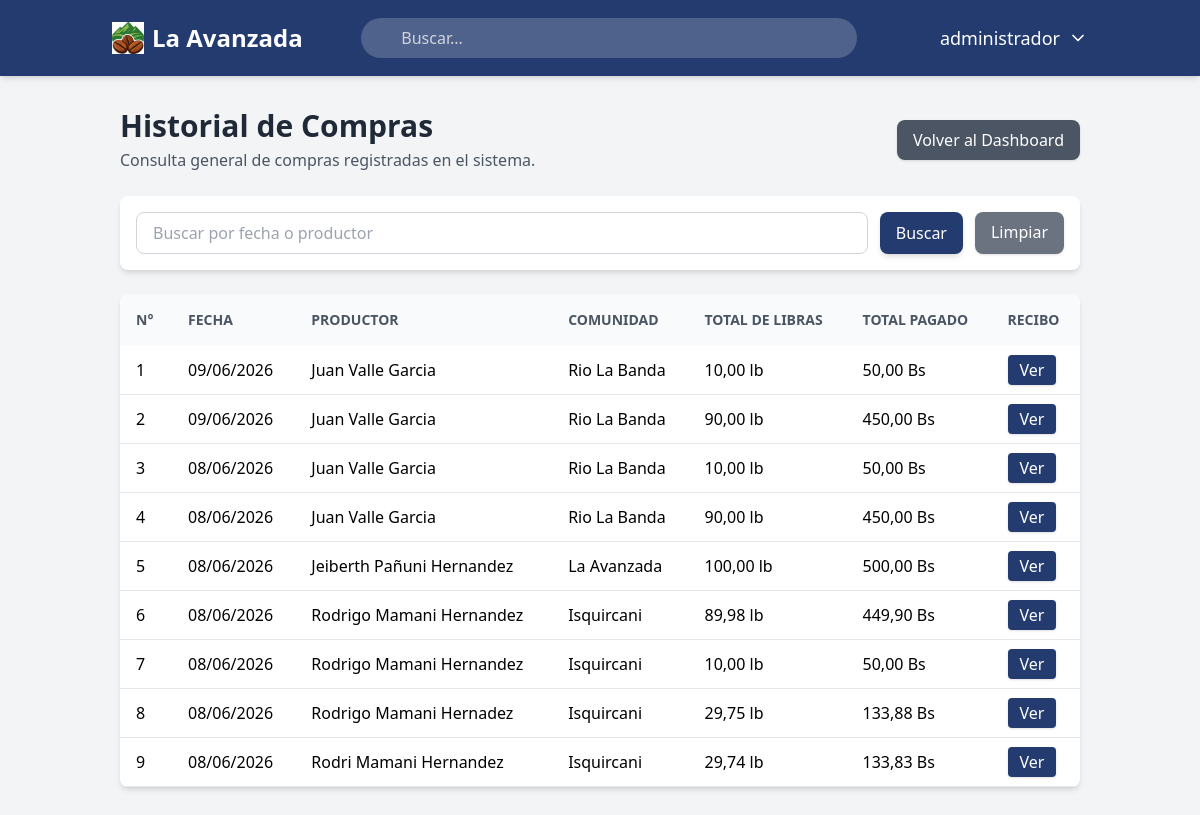
Screenshot of /historial-compras/ (signed in) with the database file from the repository.
### usuarios/models.py (models this page shows)
class Usuario(AbstractUser): # CREAMOS LA CLASE USUARIO
    usuario_id = models.AutoField(primary_key=True) #CAMPO USUARIO ID, ES NUMEROS AUTOMATICOS Y ES LLAVE PRIMARIA
    USERNAME_FIELD = 'username' # CAMPO PARA INICIAR SESION
    class Meta: # CONFIGURACIONES EXTRAS en la bd
        db_table = 'usuarios' # nombre de la tabla
        verbose_name = 'Usuario' # definimos en sigular el modelo dentro del panel de django
        verbose_name_plural = 'Usuarios' # define como se mostrara en plural en django

### compras/models.py (models this page shows, shortened)
class CompraCafe(models.Model):
    id_compra = models.AutoField(primary_key=True) # llave primaria
    productor = models.ForeignKey(
        Productor,
        on_delete=models.PROTECT,
        related_name='compras_cafe',
        verbose_name='Productor'
    )
    comunidad = models.ForeignKey(
        Comunidad,
        on_delete=models.PROTECT,
        related_name='compras_cafe',
        verbose_name='Comunidad'
    )
    fecha_compra = models.DateField(
        verbose_name='Fecha de compra'
    )
    precio_compra = models.DecimalField(
        max_digits=10,
        decimal_places=2,
        verbose_name='Precio de compra por libra'
    )
    total_libras = models.DecimalField(
        max_digits=10,
        decimal_places=2,
        verbose_name='Total de libras'
    )
    total_pagado = models.DecimalField(
        max_digits=12,
        decimal_places=2,
        verbose_name='Total pagado'
    )
    productor_nombre_recibo = models.CharField(
        max_length=300,
        verbose_name='Productor en recibo'
    )
    comunidad_nombre_recibo = models.CharField(
        max_length=150,
        verbose_name='Comunidad en recibo'
    )
    codigo_productor_recibo = models.CharField(
        max_length=20,
        verbose_name='Código del productor en recibo'
    )
    creado_por = models.ForeignKey(
        settings.AUTH_USER_MODEL,
        on_delete=models.SET_NULL,
        null=True,
        blank=True,
        related_name='compras_cafe_creadas',
        verbose_name='Creado por'
    )
    fecha_registro = models.DateTimeField(
        auto_now_add=True,
        verbose_name='Fecha de registro'
    )
    class Meta:
        db_table = 'compras_cafe'
        verbose_name = 'Compra de café'
        verbose_name_plural = 'Compras de café'
        ordering = ['-fecha_compra', '-fecha_registro']

### historial/views.py (the view, shortened to what this page needs)
# urls.py: path('', views.lista_historial_compras, name='lista_historial_compras'),
@login_required
def lista_historial_compras(request):
    permiso = obtener_permiso_historial_compras(request.user)
    if permiso == 0:
        return redirect('dashboard')
    es_administrador_historial = permiso >= 2
    productor_usuario = None
    mensaje_error = None
    if es_administrador_historial:
        compras = CompraCafe.objects.select_related(
            'productor',
            'comunidad'
        ).all()
        buscar = request.GET.get('buscar', '').strip()
    compras = compras.order_by('-fecha_compra', '-fecha_registro')
    paginador = Paginator(compras, 15)
    numero_pagina = request.GET.get('page')
    page_obj = paginador.get_page(numero_pagina)
    contexto = {
        'page_obj': page_obj,
        'buscar': buscar,
        'permiso': permiso,
        'es_administrador_historial': es_administrador_historial,
        'productor_usuario': productor_usuario,
        'mensaje_error': mensaje_error,
    }
    return render(request, 'historial/lista_historial_compras.html', contexto)

### historial/views.py (called while the page is built)
def obtener_permiso_historial_compras(usuario):
    roles_usuario = UsuarioRol.objects.filter(usuario=usuario)
    permiso_maximo = 0
    for usuario_rol in roles_usuario:
        rol = usuario_rol.rol
        permiso_actual = getattr(rol, 'historial_compras', 0)
        if permiso_actual > permiso_maximo:
            permiso_maximo = permiso_actual
    return permiso_maximo

### principal/context_processors.py (called while the page is built)
def obtener_permisos(request):
    permisos = { # los modulos
        'registrar_compras_cafe': 0,
        'historial_compras': 0,
        'comunidades': 0,
        'productores': 0,
        'registro_ventas_cafe': 0,
        'analisis_predicciones': 0,
        'roles_usuarios': 0,
    }
    roles = []
    if request.user.is_authenticated:
        roles_usuario = UsuarioRol.objects.filter(usuario=request.user)
        roles = [usuario_rol.rol.nombre_rol for usuario_rol in roles_usuario]
        for usuario_rol in roles_usuario:
            rol = usuario_rol.rol
            for modulo in permisos.keys():
                permiso_actual = getattr(rol, modulo, 0)
                if permiso_actual > permisos[modulo]:
                    permisos[modulo] = permiso_actual
    return {
        'permisos': permisos,
        'roles': roles,
    }

### historial/templates/historial/lista_historial_compras.html (shortened to what this page needs)
{% extends 'principal/base.html' %}
{% block content %}
<div class="max-w-7xl mx-auto">
  <div class="flex flex-col md:flex-row md:items-center md:justify-between gap-4 mb-6">
    <div>
      {% if es_administrador_historial %}
        <h1 class="text-3xl font-bold text-gray-800">Historial de Compras</h1>
        <p class="text-gray-600 mt-1">
          Consulta general de compras registradas en el sistema.
        </p>
      {% endif %}
    </div>
    <a
      href="{% url 'dashboard' %}"
      class="bg-gray-600 hover:bg-gray-700 text-white px-4 py-2 rounded-lg shadow text-center"
    >
      Volver al Dashboard
    </a>
  </div>
  {% if es_administrador_historial %}
  <div class="bg-white rounded-lg shadow-md p-4 mb-6">
    <form method="get" class="flex flex-col md:flex-row gap-3">
      <input
        type="text"
        name="buscar"
        value="{{ buscar }}"
        placeholder="Buscar por fecha o productor"
        autocomplete="off"
        class="w-full border border-gray-300 rounded-lg px-4 py-2 focus:outline-none focus:ring-2 focus:ring-[#233b6e]"
      />
      <button
        type="submit"
        class="w-full md:w-auto bg-[#233b6e] text-white px-4 py-2 rounded-lg shadow-md hover:bg-[#1a2c53] transition-colors duration-300"
      >
        Buscar
      </button>
      <a
        href="{% url 'historial:lista_historial_compras' %}"
        class="bg-gray-500 hover:bg-gray-600 text-white px-4 py-2 rounded-lg shadow text-center"
      >
        Limpiar
      </a>
    </form>
  </div>
  {% endif %}
  <div class="bg-white rounded-lg shadow-md overflow-hidden">
    <div class="overflow-x-auto">
      <table class="min-w-full border-collapse">
        <thead class="bg-gray-50 text-gray-600 uppercase text-sm">
          <tr>
            <th class="px-4 py-4 text-left font-semibold">N°</th>
            <th class="px-4 py-4 text-left font-semibold">Fecha</th>
            {% if es_administrador_historial %}
              <th class="px-4 py-4 text-left font-semibold">Productor</th>
            {% endif %}
            <th class="px-4 py-4 text-left font-semibold">Comunidad</th>
            <th class="px-4 py-4 text-left font-semibold">Total de libras</th>
            {% if es_administrador_historial %}
              <th class="px-4 py-4 text-left font-semibold">Total pagado</th>
            {% endif %}
            <th class="px-4 py-4 text-left font-semibold">Recibo</th>
          </tr>
        </thead>
        <tbody>
          {% for compra in page_obj %}
          <tr class="border-b hover:bg-gray-50">
            <td class="px-4 py-3">
              {{ page_obj.start_index|add:forloop.counter0 }}
            </td>
            <td class="px-4 py-3">
              {{ compra.fecha_compra|date:"d/m/Y" }}
            </td>
            {% if es_administrador_historial %}
              <td class="px-4 py-3">
                {{ compra.productor_nombre_recibo }}
              </td>
            {% endif %}
            <td class="px-4 py-3">
              {{ compra.comunidad_nombre_recibo }}
            </td>
            <td class="px-4 py-3">
              {{ compra.total_libras|floatformat:2 }} lb
            </td>
            {% if es_administrador_historial %}
              <td class="px-4 py-3">
                {{ compra.total_pagado|floatformat:2 }} Bs
              </td>
            {% endif %}
            <td class="px-4 py-3">
              <a
                href="{% url 'compras:recibo_compra_pdf' compra.pk %}"
                target="_blank"
                class="bg-[#233b6e] hover:bg-[#1a2c53] text-white px-3 py-1 rounded shadow transition-colors duration-300"
              >
                Ver
              </a>
            </td>
          </tr>
          {% endfor %}
        </tbody>
      </table>
    </div>
  </div>
</div>
{% endblock %}

### principal/templates/principal/base.html (shortened to what this page needs)
{% load static %}
<!DOCTYPE html>
<html lang="es">
<head>
    <script src="https://cdn.tailwindcss.com"></script>
</head>
<body class="bg-gray-100 font-sans">
    <nav class="bg-[#233b6e] text-white shadow-md">
        <div class="container mx-auto px-4 py-4 flex flex-col md:flex-row justify-between items-center space-y-4 md:space-y-0">
            <a href="{% url 'dashboard' %}" class="flex items-center gap-2 text-2xl font-bold rounded-lg px-2 py-1 transition-all hover:bg-white/10">
                <img src="{% static 'img/logoavanzada2.jpg' %}" alt="La Avanzada" class="h-8 w-8">
                <span>La Avanzada</span>
            </a>
            <div class="relative w-full md:w-1/2">
                <input
                    type="text"
                    id="transaction-input"
                    placeholder="Buscar..."
                    class="w-full bg-white/20 text-white rounded-full py-2 pl-10 pr-4 focus:outline-none focus:ring-2 focus:ring-white/50 placeholder-gray-300"
                >
            </div>
            <div class="flex items-center space-x-6">
                <div class="relative">
                    <button id="user-menu-button" class="flex items-center space-x-2 text-lg font-medium transition-all hover:bg-white/10 p-2 rounded-lg">
                        <span>{{ user.first_name|default:user.username }}</span>
                        <svg xmlns="http://www.w3.org/2000/svg" width="20" height="20"
                             viewBox="0 0 24 24" fill="none" stroke="currentColor"
                             stroke-width="2" stroke-linecap="round" stroke-linejoin="round"
                             class="lucide lucide-chevron-down">
                            <path d="m6 9 6 6 6-6"></path>
                        </svg>
                    </button>
                </div>
            </div>
        </div>
    </nav>
    <main class="container mx-auto p-8">
        {% block content %}
        {% endblock content %}
    </main>
</body>
</html>

### rows the page displays
Usuario: first_name "administrador"
CompraCafe: start_index|add "1", fecha_compra "09/06/2026", productor_nombre_recibo "Juan Valle Garcia", comunidad_nombre_recibo "Rio La Banda", total_libras "10,00", total_pagado "50,00"
CompraCafe: start_index|add "2", fecha_compra "09/06/2026", productor_nombre_recibo "Juan Valle Garcia", comunidad_nombre_recibo "Rio La Banda", total_libras "90,00", total_pagado "450,00"
CompraCafe: start_index|add "3", fecha_compra "08/06/2026", productor_nombre_recibo "Juan Valle Garcia", comunidad_nombre_recibo "Rio La Banda", total_libras "10,00", total_pagado "50,00"
CompraCafe: start_index|add "4", fecha_compra "08/06/2026", productor_nombre_recibo "Juan Valle Garcia", comunidad_nombre_recibo "Rio La Banda", total_libras "90,00", total_pagado "450,00"
CompraCafe: start_index|add "5", fecha_compra "08/06/2026", productor_nombre_recibo "Jeiberth Pañuni Hernandez", comunidad_nombre_recibo "La Avanzada", total_libras "100,00", total_pagado "500,00"
CompraCafe: start_index|add "6", fecha_compra "08/06/2026", productor_nombre_recibo "Rodrigo Mamani Hernandez", comunidad_nombre_recibo "Isquircani", total_libras "89,98", total_pagado "449,90"
CompraCafe: start_index|add "7", fecha_compra "08/06/2026", productor_nombre_recibo "Rodrigo Mamani Hernandez", comunidad_nombre_recibo "Isquircani", total_libras "10,00", total_pagado "50,00"
CompraCafe: start_index|add "8", fecha_compra "08/06/2026", productor_nombre_recibo "Rodrigo Mamani Hernadez", comunidad_nombre_recibo "Isquircani", total_libras "29,75", total_pagado "133,88"
CompraCafe: start_index|add "9", fecha_compra "08/06/2026", productor_nombre_recibo "Rodri Mamani Hernandez", comunidad_nombre_recibo "Isquircani", total_libras "29,74", total_pagado "133,83"
